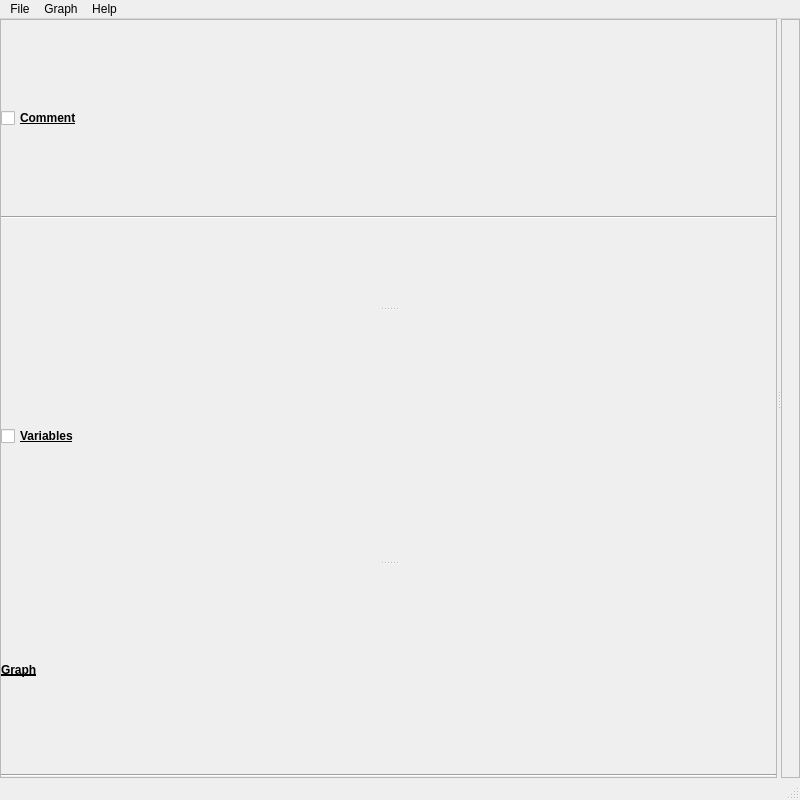
<?xml version="1.0" encoding="UTF-8"?>
<ui version="4.0">
 <class>grapherUi</class>
 <widget class="QMainWindow" name="grapherUi">
  <property name="geometry">
   <rect>
    <x>0</x>
    <y>0</y>
    <width>800</width>
    <height>800</height>
   </rect>
  </property>
  <property name="windowTitle">
   <string>Grapher</string>
  </property>
  <widget class="QWidget" name="centralwidget">
   <layout class="QGridLayout" name="gridLayout">
    <property name="margin">
     <number>0</number>
    </property>
    <property name="spacing">
     <number>0</number>
    </property>
    <item row="0" column="0">
     <widget class="QSplitter" name="splitter_2">
      <property name="frameShape">
       <enum>QFrame::NoFrame</enum>
      </property>
      <property name="orientation">
       <enum>Qt::Horizontal</enum>
      </property>
      <widget class="QSplitter" name="splitter">
       <property name="enabled">
        <bool>true</bool>
       </property>
       <property name="frameShape">
        <enum>QFrame::StyledPanel</enum>
       </property>
       <property name="frameShadow">
        <enum>QFrame::Plain</enum>
       </property>
       <property name="orientation">
        <enum>Qt::Vertical</enum>
       </property>
       <property name="opaqueResize">
        <bool>true</bool>
       </property>
       <property name="handleWidth">
        <number>4</number>
       </property>
       <widget class="QFrame" name="flComment">
        <layout class="QVBoxLayout" name="vlComment">
         <property name="spacing">
          <number>0</number>
         </property>
         <property name="margin">
          <number>0</number>
         </property>
         <item>
          <widget class="QCheckBox" name="cbComment">
           <property name="font">
            <font>
             <weight>75</weight>
             <bold>true</bold>
             <underline>true</underline>
            </font>
           </property>
           <property name="text">
            <string>Comment</string>
           </property>
           <property name="checkable">
            <bool>true</bool>
           </property>
           <property name="checked">
            <bool>false</bool>
           </property>
          </widget>
         </item>
         <item>
          <widget class="Line" name="line">
           <property name="orientation">
            <enum>Qt::Horizontal</enum>
           </property>
          </widget>
         </item>
        </layout>
       </widget>
       <widget class="QFrame" name="flVariables">
        <layout class="QVBoxLayout" name="vlVariables">
         <property name="spacing">
          <number>0</number>
         </property>
         <property name="margin">
          <number>0</number>
         </property>
         <item>
          <widget class="QCheckBox" name="cbVariables">
           <property name="font">
            <font>
             <weight>75</weight>
             <bold>true</bold>
             <underline>true</underline>
            </font>
           </property>
           <property name="text">
            <string>Variables</string>
           </property>
           <property name="checked">
            <bool>false</bool>
           </property>
          </widget>
         </item>
        </layout>
       </widget>
       <widget class="QFrame" name="flGraph">
        <layout class="QVBoxLayout" name="vlGraph">
         <property name="spacing">
          <number>0</number>
         </property>
         <property name="margin">
          <number>0</number>
         </property>
         <item>
          <widget class="QLabel" name="lGraph">
           <property name="font">
            <font>
             <weight>75</weight>
             <bold>true</bold>
             <underline>true</underline>
            </font>
           </property>
           <property name="text">
            <string>Graph</string>
           </property>
          </widget>
         </item>
         <item>
          <widget class="Line" name="line_3">
           <property name="orientation">
            <enum>Qt::Horizontal</enum>
           </property>
          </widget>
         </item>
        </layout>
       </widget>
      </widget>
      <widget class="QFrame" name="flNodeEditor">
       <property name="frameShape">
        <enum>QFrame::StyledPanel</enum>
       </property>
       <layout class="QVBoxLayout" name="vlNodeEditor">
        <property name="spacing">
         <number>0</number>
        </property>
        <property name="margin">
         <number>0</number>
        </property>
       </layout>
      </widget>
     </widget>
    </item>
   </layout>
  </widget>
  <widget class="QMenuBar" name="menubar">
   <property name="geometry">
    <rect>
     <x>0</x>
     <y>0</y>
     <width>800</width>
     <height>21</height>
    </rect>
   </property>
   <widget class="QMenu" name="menuFile">
    <property name="title">
     <string>File</string>
    </property>
    <addaction name="miNewGraph"/>
    <addaction name="miOpenGraph"/>
    <addaction name="separator"/>
    <addaction name="miSaveGraph"/>
    <addaction name="miSaveGraphAs"/>
    <addaction name="separator"/>
    <addaction name="miQuitGrapher"/>
   </widget>
   <widget class="QMenu" name="menuHelp">
    <property name="title">
     <string>Help</string>
    </property>
    <widget class="QMenu" name="menuDev">
     <property name="title">
      <string>Dev</string>
     </property>
     <addaction name="miGrapherRepr"/>
     <addaction name="miGrapherStr"/>
     <addaction name="miGrapherDict"/>
     <addaction name="separator"/>
     <addaction name="miGrapherUiStr"/>
    </widget>
    <addaction name="menuDev"/>
   </widget>
   <widget class="QMenu" name="menuEdit">
    <property name="title">
     <string>Graph</string>
    </property>
    <addaction name="miNodeEditor"/>
    <addaction name="separator"/>
    <addaction name="miNewGraphNode"/>
   </widget>
   <addaction name="menuFile"/>
   <addaction name="menuEdit"/>
   <addaction name="menuHelp"/>
  </widget>
  <widget class="QStatusBar" name="statusbar"/>
  <action name="miSaveGraph">
   <property name="text">
    <string>Save Graph</string>
   </property>
  </action>
  <action name="miSaveGraphAs">
   <property name="text">
    <string>Save Graph As</string>
   </property>
  </action>
  <action name="miOpenGraph">
   <property name="text">
    <string>Open Graph</string>
   </property>
  </action>
  <action name="miClose">
   <property name="text">
    <string>Close</string>
   </property>
  </action>
  <action name="miQuitGrapher">
   <property name="text">
    <string>Quit Grapher</string>
   </property>
  </action>
  <action name="miNewGraph">
   <property name="text">
    <string>New Graph</string>
   </property>
  </action>
  <action name="miGrapherStr">
   <property name="text">
    <string>Grapher__str__</string>
   </property>
  </action>
  <action name="miGrapherRepr">
   <property name="text">
    <string>Grapher__repr__</string>
   </property>
  </action>
  <action name="miGrapherDict">
   <property name="text">
    <string>Grapher__dict__</string>
   </property>
  </action>
  <action name="miNewGraphNode">
   <property name="text">
    <string>New Node</string>
   </property>
  </action>
  <action name="miNodeEditor">
   <property name="checkable">
    <bool>true</bool>
   </property>
   <property name="text">
    <string>Node Editor</string>
   </property>
  </action>
  <action name="miGrapherUiStr">
   <property name="text">
    <string>GrapherUi__str__</string>
   </property>
  </action>
 </widget>
 <resources/>
 <connections/>
</ui>
